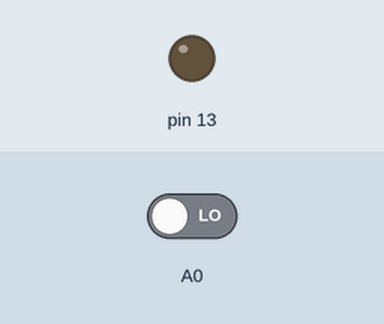
This sketch was run on a simulated Arduino Uno, built with avr-gcc and run on an emulated ATmega328P. Parts: output pins drawn as LEDs (lit = HIGH). The test bench sets the inputs (shaded band); at power-on: A0 LOW.

Above: at 1.2 s.
1.3 s: A0 driven HIGH
At 2.3 s:
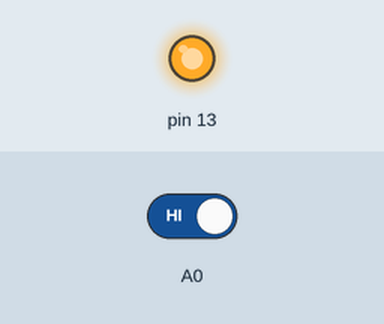
2.8 s: A0 driven LOW
At 3.5 s:
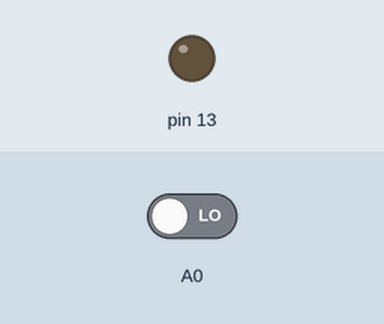
Timing chart, 0 to 5.8 s (numbered marks = the images above; inputs shaded):
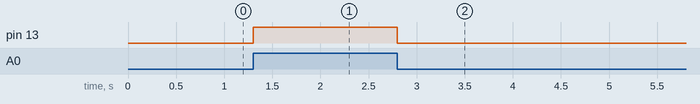

The sketch:

sketch_sep23b.ino
```cpp
void setup() {
 pinMode(13,OUTPUT);
 pinMode(A0,INPUT);
}

void loop() {
  // put your main code here, to run repeatedly:
if(digitalRead(A0)==1)
{
  digitalWrite(13,1);
}
else
{
  digitalWrite(13,0);
  }
}
```

Measured:
- after the input at 1.3 s, pin 13: LOW → HIGH at once
- after the input at 2.8 s, pin 13: HIGH → LOW at once
